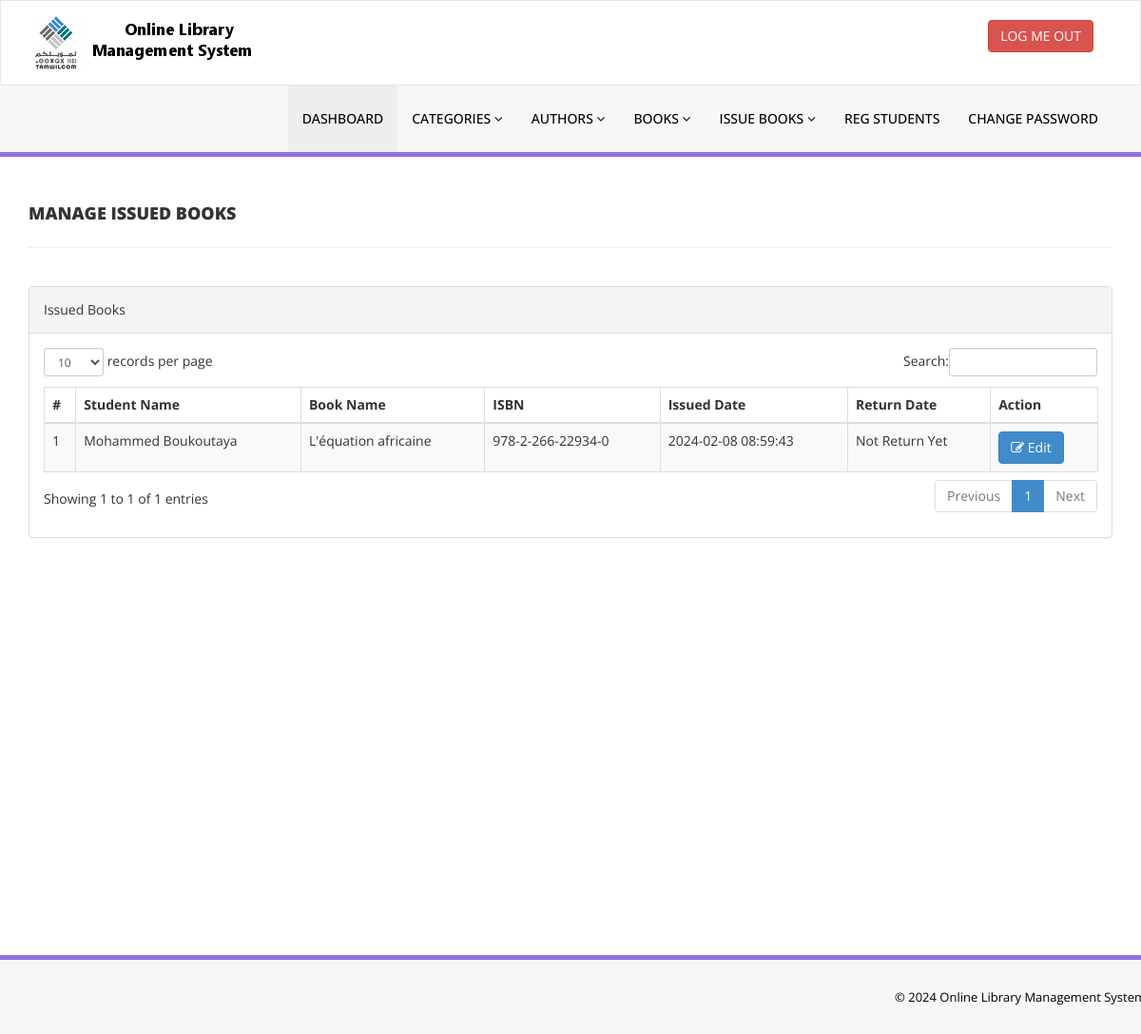
Page /admin/manage-issued-books-issued.php (signed in) on the committed database.
### tables this page shows
CREATE TABLE `tblissuedbookdetails` (
  `id` int(11) NOT NULL,
  `BookId` int(11) DEFAULT NULL,
  `StudentID` varchar(150) DEFAULT NULL,
  `IssuesDate` timestamp NULL DEFAULT current_timestamp(),
  `ReturnDate` timestamp NULL DEFAULT NULL ON UPDATE current_timestamp(),
  `RetrunStatus` int(1) DEFAULT NULL,
  `fine` int(11) DEFAULT NULL
);

CREATE TABLE `tblstudents` (
  `id` int(11) NOT NULL,
  `StudentId` varchar(100) DEFAULT NULL,
  `FullName` varchar(120) DEFAULT NULL,
  `EmailId` varchar(120) DEFAULT NULL,
  `MobileNumber` char(11) DEFAULT NULL,
  `Password` varchar(120) DEFAULT NULL,
  `Status` int(1) DEFAULT NULL,
  `RegDate` timestamp NULL DEFAULT current_timestamp(),
  `UpdationDate` timestamp NULL DEFAULT NULL ON UPDATE current_timestamp()
);

CREATE TABLE `tblbooks` (
  `id` int(11) NOT NULL,
  `BookName` varchar(255) DEFAULT NULL,
  `CatId` int(11) DEFAULT NULL,
  `AuthorId` int(11) DEFAULT NULL,
  `ISBNNumber` varchar(25) DEFAULT NULL,
  `BookPrice` decimal(10,2) DEFAULT NULL,
  `bookImage` varchar(250) NOT NULL,
  `isIssued` int(1) DEFAULT NULL,
  `RegDate` timestamp NULL DEFAULT current_timestamp(),
  `UpdationDate` timestamp NULL DEFAULT NULL ON UPDATE current_timestamp()
);

### admin/manage-issued-books-issued.php (the view, shortened to what this page needs)
<?php
include('includes/config.php');
if(strlen($_SESSION['alogin'])==0)
    {
header('location:index.php');
}
else{
    ?>
<!DOCTYPE html>
<html xmlns="http://www.w3.org/1999/xhtml">
<head>
    <link href="assets/css/bootstrap.css" rel="stylesheet" />
    <link href="assets/css/font-awesome.css" rel="stylesheet" />
    <link href="assets/js/dataTables/dataTables.bootstrap.css" rel="stylesheet" />
    <link href="assets/css/style.css" rel="stylesheet" />
</head>
<body>
<?php include('includes/header.php');?>
    <div class="content-wrapper">
         <div class="container">
        <div class="row pad-botm">
            <div class="col-md-12">
                <h4 class="header-line">Manage Issued Books</h4>
    </div>
     <div class="row">
</div>
        </div>
            <div class="row">
                <div class="col-md-12">
                    <div class="panel panel-default">
                        <div class="panel-heading">
                          Issued Books
                        </div>
                        <div class="panel-body">
                            <div class="table-responsive">
                                <table class="table table-striped table-bordered table-hover" id="dataTables-example">
                                    <thead>
                                        <tr>
                                            <th>#</th>
                                            <th>Student Name</th>
                                            <th>Book Name</th>
                                            <th>ISBN </th>
                                            <th>Issued Date</th>
                                            <th>Return Date</th>
                                            <th>Action</th>
                                        </tr>
                                    </thead>
                                    <tbody>
<?php $sql = "SELECT tblstudents.FullName,tblbooks.BookName,tblbooks.ISBNNumber,tblissuedbookdetails.IssuesDate,tblissuedbookdetails.ReturnDate,tblissuedbookdetails.id
 as rid from  tblissuedbookdetails join tblstudents on tblstudents.StudentId=tblissuedbookdetails.StudentId join tblbooks
  on tblbooks.id=tblissuedbookdetails.BookId where tblissuedbookdetails.ReturnDate is null order by tblissuedbookdetails.id desc";
$query = $dbh -> prepare($sql);
$query->execute();
$results=$query->fetchAll(PDO::FETCH_OBJ);
$cnt=1;
if($query->rowCount() > 0)
{
foreach($results as $result)
{               ?>
                                        <tr class="odd gradeX">
                                            <td class="center"><?php echo htmlentities($cnt);?></td>
                                            <td class="center"><?php echo htmlentities($result->FullName);?></td>
                                            <td class="center"><?php echo htmlentities($result->BookName);?></td>
                                            <td class="center"><?php echo htmlentities($result->ISBNNumber);?></td>
                                            <td class="center"><?php echo htmlentities($result->IssuesDate);?></td>
                                            <td class="center"><?php if($result->ReturnDate=="")
                                            {
                                                echo htmlentities("Not Return Yet");
                                            } else {
                                            echo htmlentities($result->ReturnDate);
}
                                            ?></td>
                                            <td class="center">
                                            <a href="update-issue-bookdeails.php?rid=<?php echo htmlentities($result->rid);?>"><button class="btn btn-primary"><i class="fa fa-edit "></i> Edit</button>
                                            </td>
                                        </tr>
 <?php $cnt=$cnt+1;}} ?>
                                    </tbody>
                                </table>
                            </div>
                        </div>
                    </div>
                </div>
            </div>
    </div>
    </div>
  <?php include('includes/footer.php');?>
</body>
</html>
<?php } ?>

### admin/assets/css/style.css (style rules this page uses)
.content-wrapper { margin-top: 40px; min-height:800px; padding-bottom:90px; }
.header-line { font-weight:900; padding-bottom:25px; border-bottom:1px solid #eeeeee; text-transform:uppercase; }
.pad-botm { padding-bottom:30px; }

### rows in the picture
tblissuedbookdetails: tblstudents.FullName "Mohammed Boukoutaya", BookId.BookName "L'équation africaine", BookId.ISBNNumber "978-2-266-22934-0", IssuesDate "2024-02-08 08:59:43"
